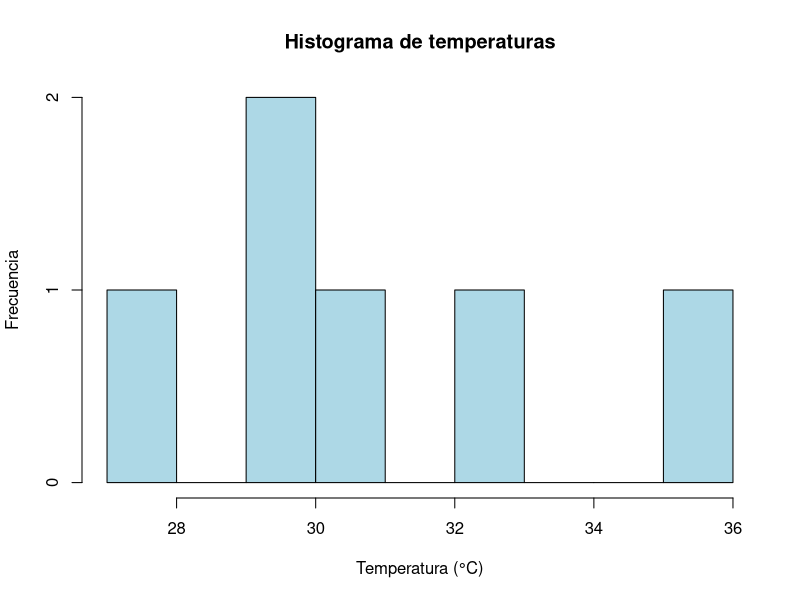
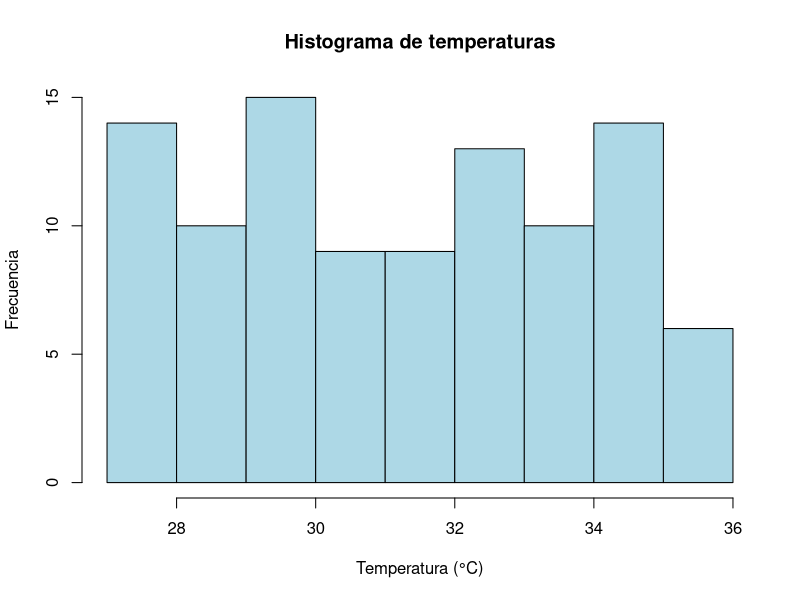
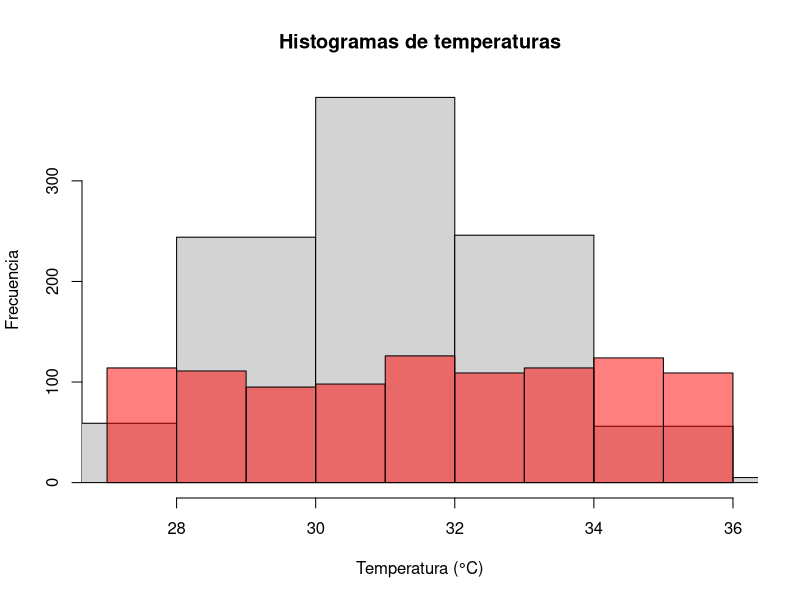

Here is the R script that generated these plots, in order:
temp <- c(29.8, 32.4, 35.3, 27.2, 29.3, 30.4)

hist(temp, 
     main = "Histograma de temperaturas",
     xlab = "Temperatura (°C)",
     ylab = "Frecuencia",
     col = "lightblue",
     border = "black",
     breaks = 9,
     xlim = c(27, 36))


#############################

temperaturas <- runif(100, min = 27, max = 36)

hist(temperaturas, 
     main = "Histograma de temperaturas",
     xlab = "Temperatura (°C)",
     ylab = "Frecuencia",
     col = "lightblue",
     border = "black",
     breaks = 9,
     xlim = c(27, 36))


#############################

temperatura1 <- data.frame(
  Tunif = rnorm(1000, mean = 31, sd = 2),       # Valores aleatorios decimales con distribución normal
  Tnorm = runif(1000, min=27, max=36)       # Valores aleatorios decimales con distribución uniforme
)


hist(temperatura1$Tunif,
     main = "Histogramas de temperaturas",
     xlab = "Temperatura (°C)",
     ylab = "Frecuencia",
     col = , 
     border = "black",
     breaks = 9,
     xlim = c(27, 36))


hist(temperatura1$Tnorm,
     col = rgb(1, 0, 0, 0.5),   
     border = "black",
     breaks = 9,
     add = TRUE)

